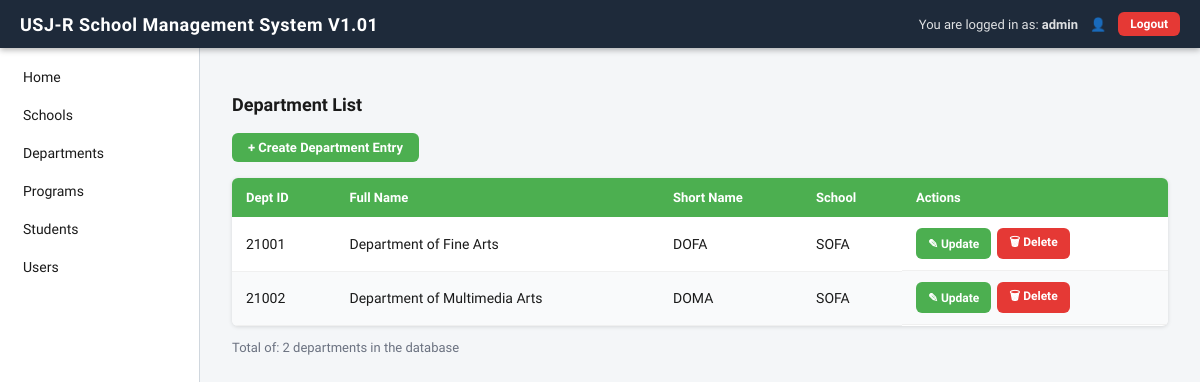
The app's page /departments/list.php (signed in) with its own data.
### tables this page shows
CREATE TABLE IF NOT EXISTS departments (
    dept_id         INT PRIMARY KEY,
    dept_full_name  VARCHAR(150) NOT NULL,
    dept_short_name VARCHAR(20)  NOT NULL,
    school_id       INT NOT NULL,
    FOREIGN KEY (school_id) REFERENCES schools(school_id)
);

CREATE TABLE IF NOT EXISTS schools (
    school_id   INT PRIMARY KEY,
    school_full_name  VARCHAR(150) NOT NULL,
    school_short_name VARCHAR(20)  NOT NULL
);

### includes/auth.php (called while the page is built, shortened)
<?php
function can($needed) {
    $roles = ['Viewer'=>1, 'Remover'=>2, 'Updater'=>3, 'Creator'=>4, 'Administrator'=>5];
    $current = $_SESSION['user_role'] ?? 'Viewer';
    return ($roles[$current] ?? 0) >= ($roles[$needed] ?? 99);
}
?>

### departments/list.php (the view, shortened to what this page needs)
<?php
require_once '../includes/auth.php';
require_once '../config/db.php';
$stmt = $pdo->query("
    SELECT d.*, s.school_short_name
    FROM departments d
    JOIN schools s ON s.school_id = d.school_id
    ORDER BY d.school_id, d.dept_id ASC
");
$departments = $stmt->fetchAll();
$total = count($departments);
include '../includes/header.php';
?>
<p class="page-title">Department List</p>
<div class="action-bar">
    <?php if (can('Creator')): ?>
        <a href="create.php" class="btn btn-green">+ Create Department Entry</a>
    <?php endif; ?>
</div>
<table class="data-table">
    <thead>
        <tr>
            <th>Dept ID</th>
            <th>Full Name</th>
            <th>Short Name</th>
            <th>School</th>
            <th>Actions</th>
        </tr>
    </thead>
    <tbody>
    <?php if ($departments): ?>
        <?php foreach ($departments as $d): ?>
        <tr>
            <td><?= htmlspecialchars($d['dept_id']) ?></td>
            <td><?= htmlspecialchars($d['dept_full_name']) ?></td>
            <td><?= htmlspecialchars($d['dept_short_name']) ?></td>
            <td><?= htmlspecialchars($d['school_short_name']) ?></td>
            <td style="display:flex;gap:6px;flex-wrap:wrap;">
                <?php if (can('Updater')): ?>
                    <a href="update.php?id=<?= $d['dept_id'] ?>" class="btn btn-green btn-sm">✎ Update</a>
                <?php endif; ?>
                <?php if (can('Remover')): ?>
                    <a href="delete.php?id=<?= $d['dept_id'] ?>" class="btn btn-red btn-sm"
                       onclick="return confirm('Delete this department? This will fail if it has programs.');">
                       🗑 Delete</a>
                <?php endif; ?>
            </td>
        </tr>
        <?php endforeach; ?>
    <?php else: ?>
        <tr><td colspan="5" style="text-align:center;color:var(--muted);">No departments found.</td></tr>
    <?php endif; ?>
    </tbody>
</table>
<div class="table-footer">
    <span>Total of: <?= $total ?> department<?= $total !== 1 ? 's' : '' ?> in the database</span>
</div>
<?php include '../includes/footer.php'; ?>

### assets/style.css (style rules this page uses)
:root { --navy: #1e2a3a; --green: #4caf50; --green-dark: #388e3c; --orange: #f5a623; --red: #e53935; --red-dark: #c62828; --gray-bg: #f4f6f8; --sidebar-w: 200px; --header-h: 48px; --border: #d0d7de; --text: #1a1a1a; --muted: #6b7280; --white: #ffffff; --radius: 6px; --shadow: 0 1px 4px rgba(0,0,0,.12); }
*, *::before, *::after { box-sizing: border-box; margin: 0; padding: 0; }
body { font-family: 'Source Sans 3', sans-serif; font-size: 15px; background: var(--gray-bg); color: var(--text); min-height: 100vh; }
a { color: inherit; text-decoration: none; }
.btn { display: inline-flex; align-items: center; gap: 6px; padding: 7px 16px; border-radius: var(--radius); font-size: 13px; font-weight: 600; border: none; cursor: pointer; transition: background .15s, opacity .15s; text-decoration: none; font-family: inherit; }
.btn-green { background: var(--green); color: var(--white); }
.btn-red { background: var(--red); color: var(--white); }
.btn-sm { padding: 5px 12px; font-size: 12px; }
.page-title { font-size: 18px; font-weight: 700; margin-bottom: 18px; }
.action-bar { display: flex; align-items: center; gap: 10px; margin-bottom: 16px; flex-wrap: wrap; }
.data-table { width: 100%; border-collapse: collapse; background: var(--white); border-radius: var(--radius); overflow: hidden; box-shadow: var(--shadow); font-size: 14px; }
.data-table thead tr { background: var(--green); color: var(--white); }
.data-table thead th { padding: 12px 14px; font-weight: 700; text-align: left; font-size: 13px; }
.data-table tbody tr:nth-child(even) { background: #f9fafb; }
.data-table tbody td { padding: 11px 14px; border-bottom: 1px solid #f0f0f0; }
.table-footer { display: flex; justify-content: space-between; align-items: center; margin-top: 14px; font-size: 13px; color: var(--muted); }

### records on screen
departments: dept_id "21001", dept_full_name "Department of Fine Arts", dept_short_name "DOFA", school.school_short_name "SOFA"
departments: dept_id "21002", dept_full_name "Department of Multimedia Arts", dept_short_name "DOMA", school.school_short_name "SOFA"

### other values on screen
$_SESSION['user_name'] "admin"
$total "2"
